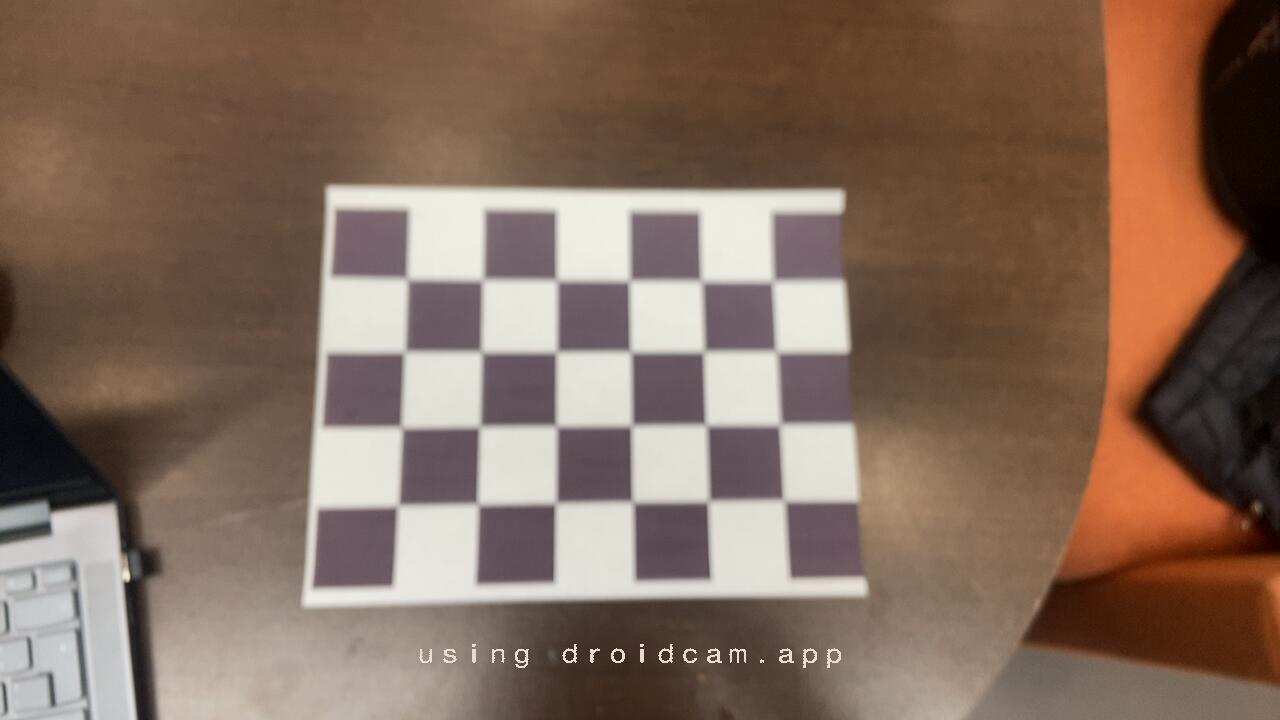
#> input picture Python/chess/chess-10.jpg, 1280 x 720 px; its folder holds 4 pictures in this run
$ python cali.py
#> lines starting #> are read from the running program, lines starting #| are printed output that depends on the picture; after the words box and inside, x2 and y2 are one past the last pixel; in counts of white or black regions, pixels touching at a corner belong together
"""
import cv2, glob
fotos = glob.glob('./chess/*.jpg')
print(fotos)  # primero verifica que las encuentra
img = cv2.imread(fotos[0])
print(img.shape)
"""
import cv2 as cv
import numpy as np
import glob
import yaml

# ── Configuración ─────────────────────────────────────────────
ChessGrid  = (6, 4)       # esquinas internas = cuadros - 1
TAM_CUADRO = 40.0         # mm (4 cm)
framesize  = (1280, 720)

CARPETA    = './chess/*.jpg'
ARCHIVO    = 'NuevaCalibracion.yaml'
# ──────────────────────────────────────────────────────────────

criteria = (cv.TERM_CRITERIA_EPS + cv.TERM_CRITERIA_MAX_ITER, 30, 0.001)

objp = np.zeros((ChessGrid[0] * ChessGrid[1], 3), np.float32)
objp[:, :2] = np.mgrid[0:ChessGrid[0], 0:ChessGrid[1]].T.reshape(-1, 2) * TAM_CUADRO

objpoints = []
imgpoints = []

images = glob.glob(CARPETA)
print(f"Imágenes encontradas: {len(images)}")

for fname in images:
    img  = cv.imread(fname)
#> img is the input picture: shape (720, 1280, 3); mean B, G, R 91.9, 107.1, 131.3
    gray = cv.cvtColor(img, cv.COLOR_BGR2GRAY)
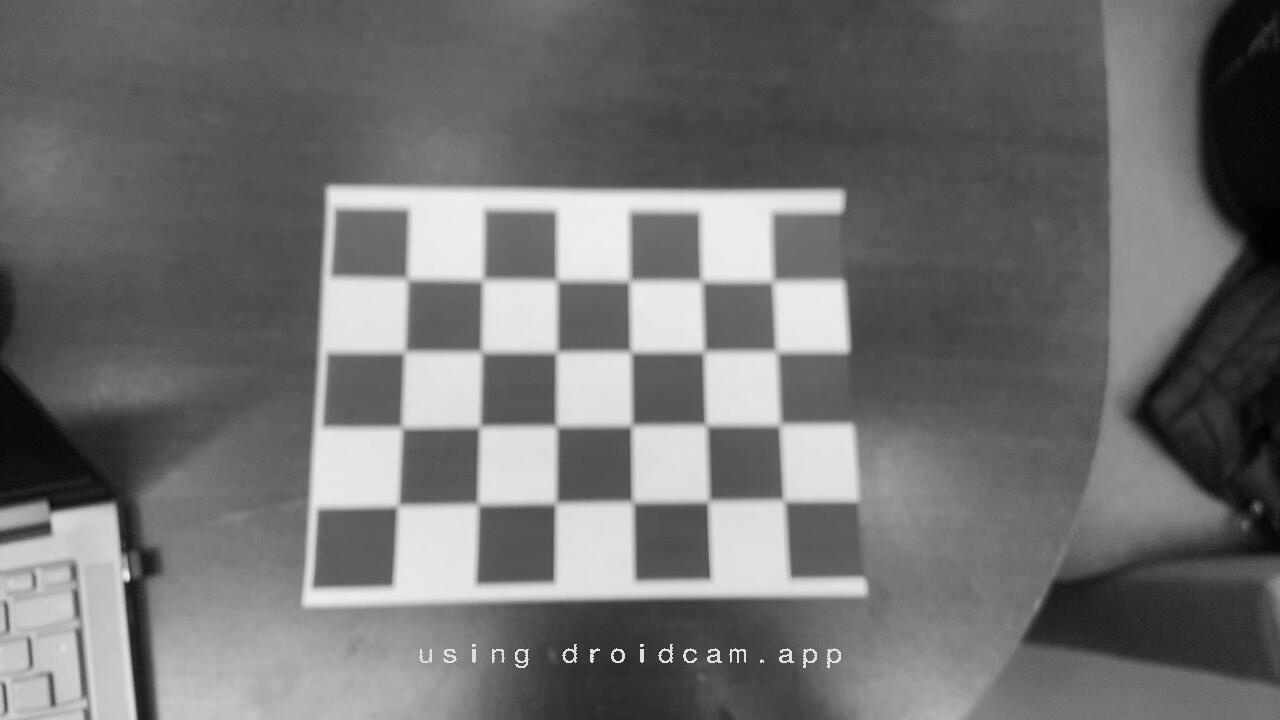
#> gray: shape (720, 1280); min 1, max 251, mean 112.6

    found, corners = cv.findChessboardCorners(gray, ChessGrid, None)
#> found = False; corners = None
    print(f"  {fname}  ->  {'OK' if found else 'no encontrado'}")
#|   ./chess/chess-10.jpg  ->  no encontrado

    if found:
        corners2 = cv.cornerSubPix(gray, corners, (11, 11), (-1, -1), criteria)
        objpoints.append(objp)
        imgpoints.append(corners2)

        cv.drawChessboardCorners(img, ChessGrid, corners2, found)
        cv.imshow('Tablero', img)
        cv.waitKey(300)
#> pass 2 of the loop `for fname in images:`:
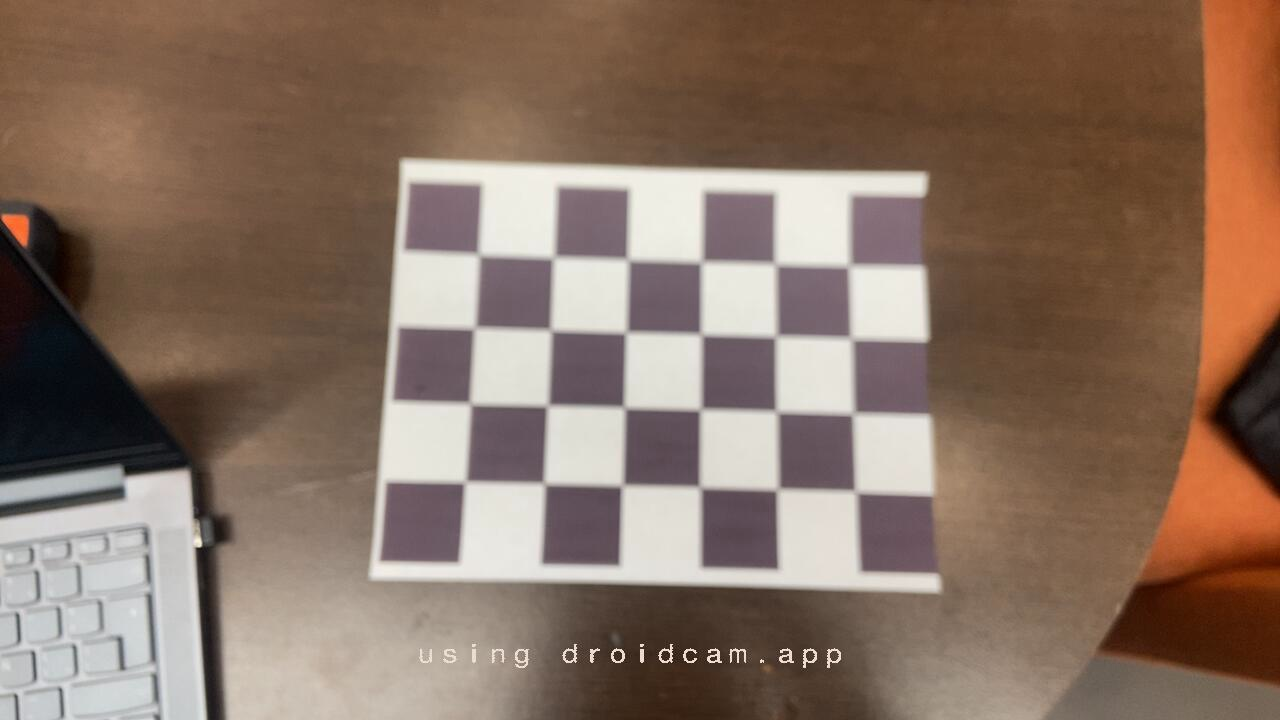
#> input picture Python/chess/chess-11.jpg, 1280 x 720 px
#> img is the input picture: shape (720, 1280, 3); mean B, G, R 98, 112.7, 135.6
#> `gray = cv.cvtColor(img, cv.COLOR_BGR2GRAY)`:
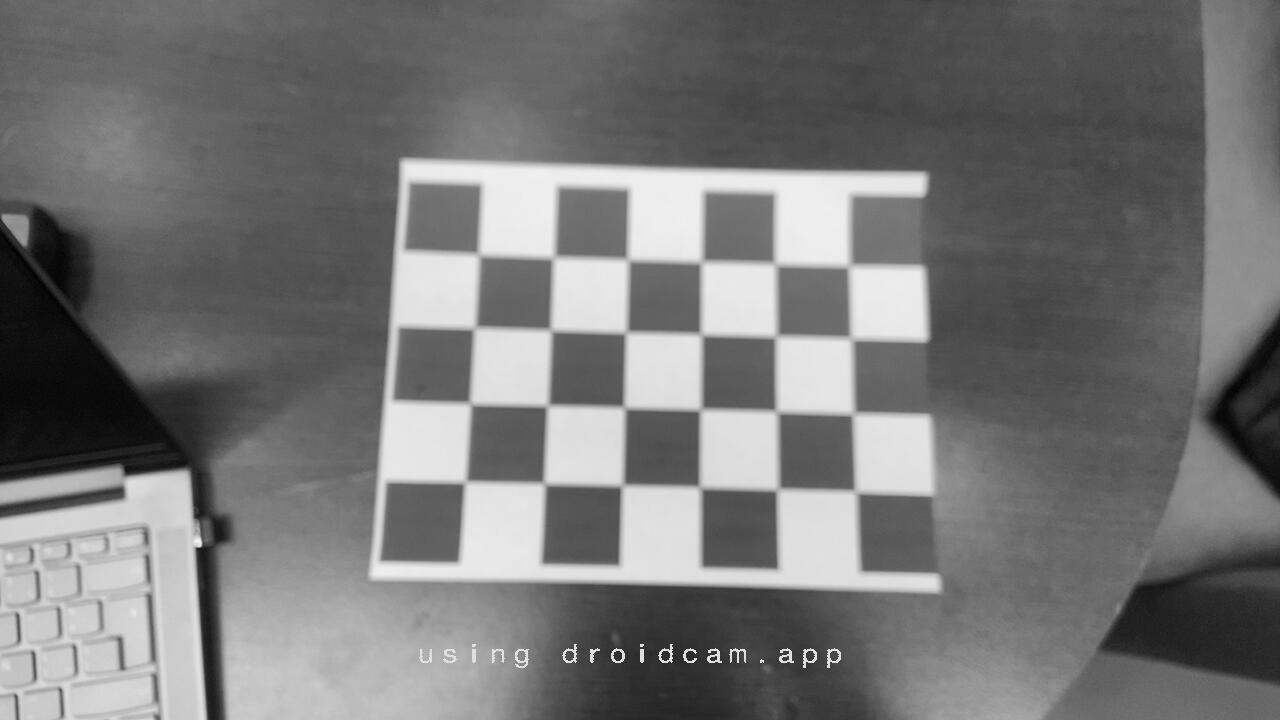
#> gray: shape (720, 1280); min 0, max 250, mean 117.9
#|   ./chess/chess-11.jpg  ->  no encontrado
#> pass 3 of the loop `for fname in images:`:
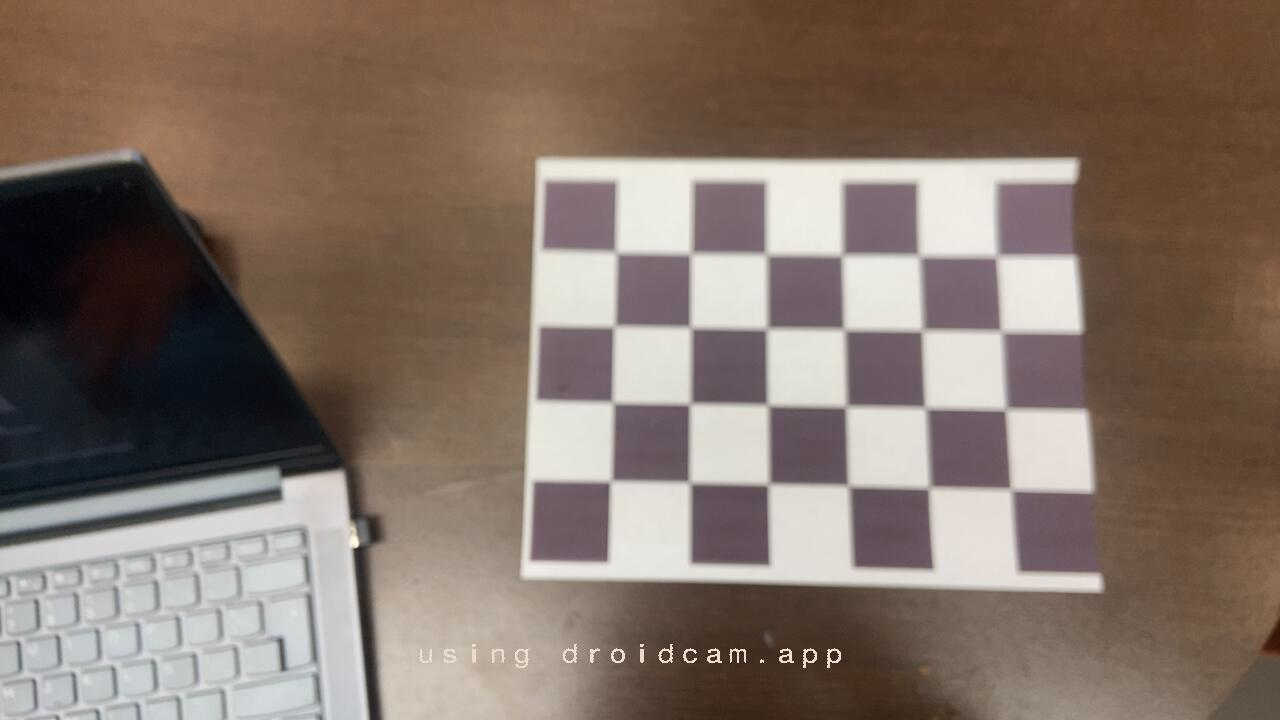
#> input picture Python/chess/chess-12.jpg, 1280 x 720 px
#> img is the input picture: shape (720, 1280, 3); mean B, G, R 103.1, 113.8, 130.2
#> `gray = cv.cvtColor(img, cv.COLOR_BGR2GRAY)`:
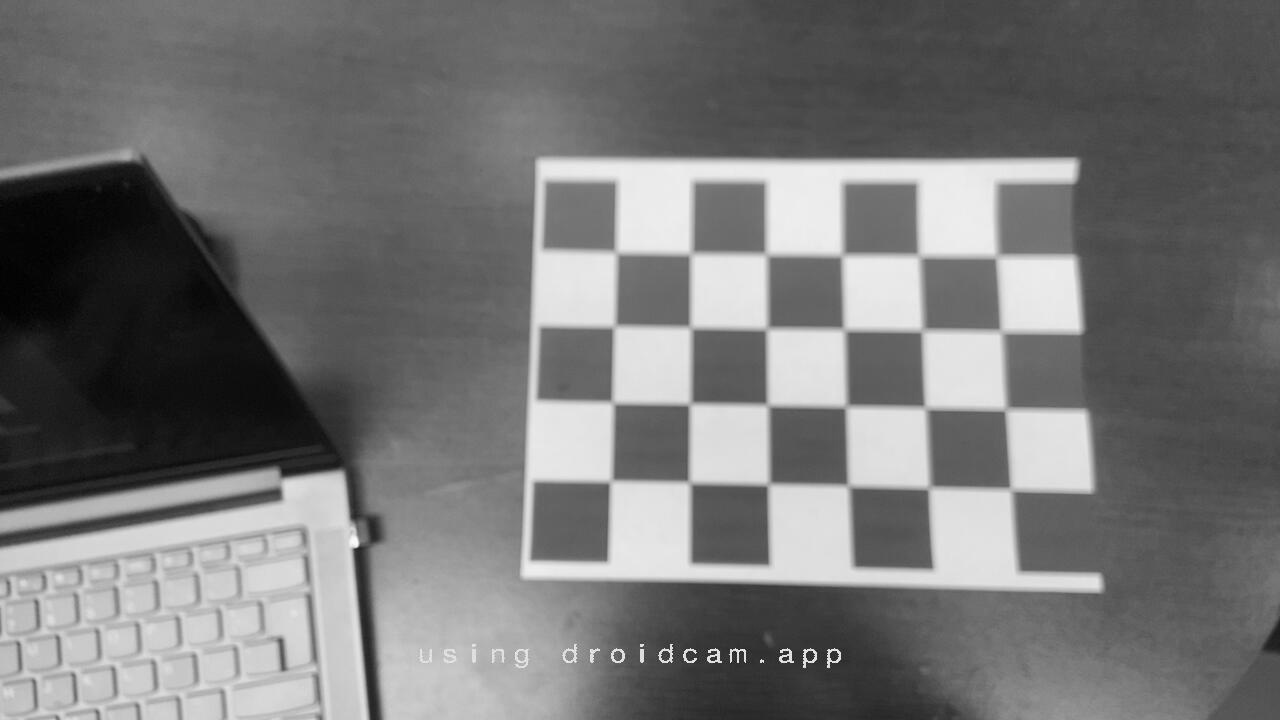
#> gray: shape (720, 1280); min 1, max 250, mean 117.5
#> found = True; corners = 24 rows, first 8: [622, 256], [690.5, 253], [765.5, 255.5], [843, 255.5], [919, 256.5], [995.5, 255], [614.5, 326], [691, 327.5]
#|   ./chess/chess-12.jpg  ->  OK
#> corners2 = 24 rows, first 8: [616, 252.5], [690.6, 253.8], [766.1, 254.4], [841.9, 255.4], [918.8, 255.9], [996.3, 256.8], [614.1, 326.4], [690.6, 327.5]
#> `cv.drawChessboardCorners(img, ChessGrid, corners2, found)`:
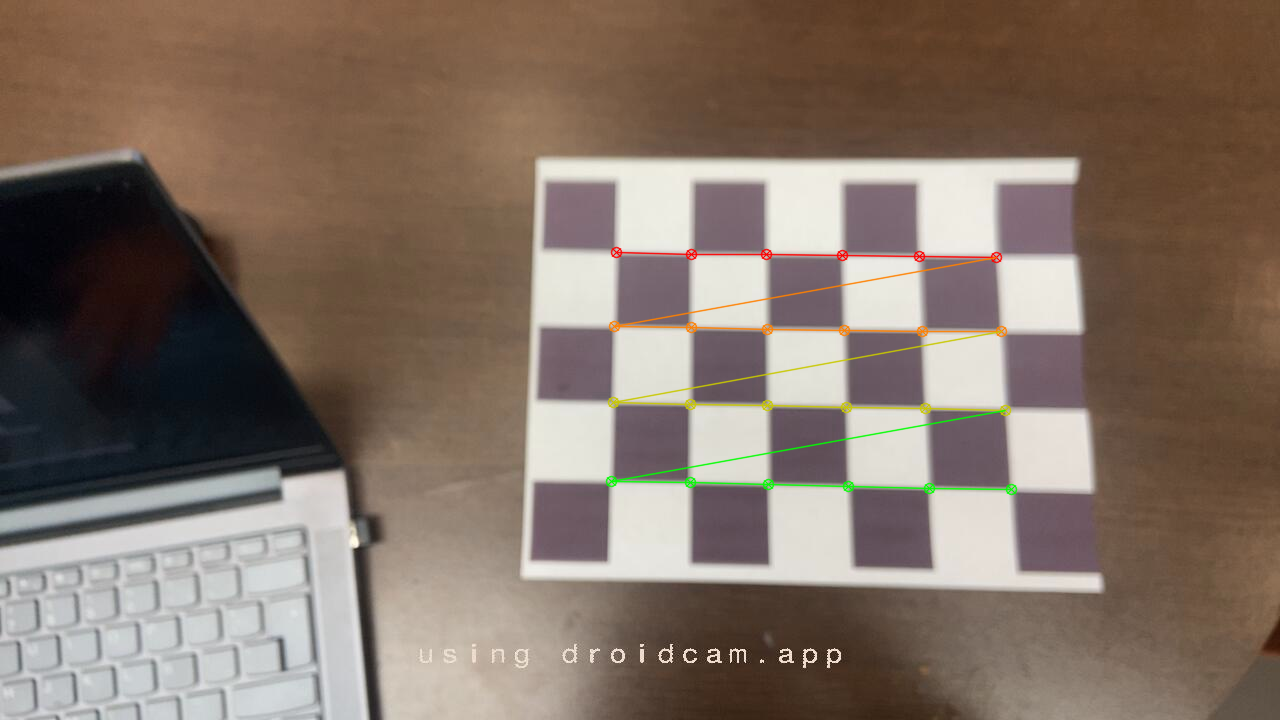
#> img: shape (720, 1280, 3); 1.1% of pixels changed, all inside (x1, y1, x2, y2) = (605, 246, 1018, 496)
#> the loop made 4 passes; the first 3 are shown

cv.destroyAllWindows()

if len(objpoints) < 3:
    print("Pocas imágenes válidas, verifica la carpeta o el tamaño del tablero.")
    exit()
#> (the program exits here)
